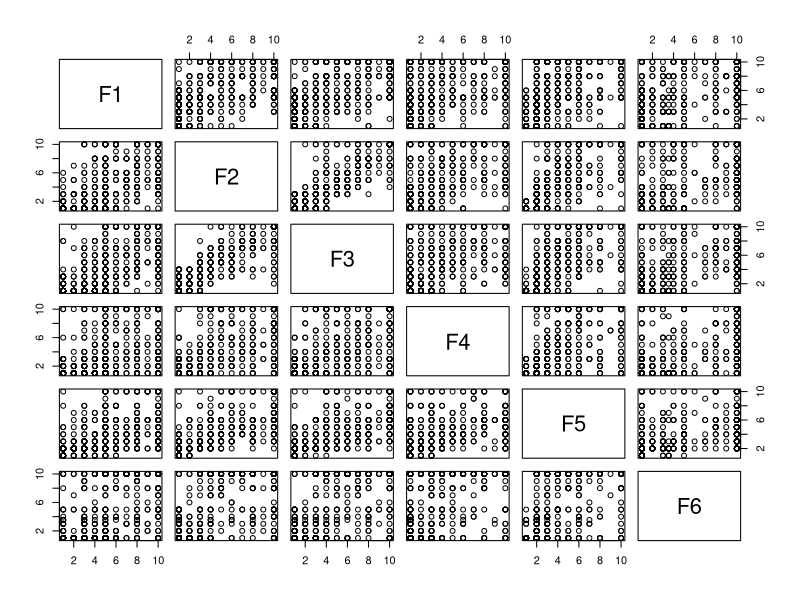
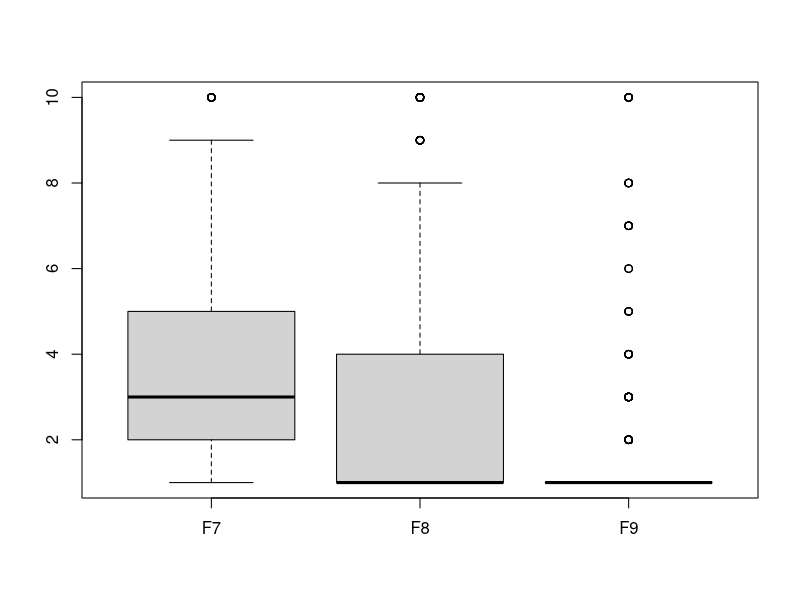

Source code (R) for these figures, in order:
# Course: CS 513B 
# First Name: Daniel
# Last Name: Kadyrov
# ID: 10455680
# Purpose: Homework #2

# Clear 
rm(list=ls())

# Load the “breast-cancer-wisconsin.data.csv” from canvas into R
data <- read.csv("breast-cancer-wisconsin.data.csv", header=TRUE, na.strings="?")

# I. Summarizing each column (e.g. min, max, mean )
summarization <- summary(data)
print(summarization)

# II.	Identifying missing values
which(is.na(data))
sum(is.na(data))

# III. Replacing the missing values with the “mean” of the column.
for (i in 1:ncol(data)) {
  data[is.na(data[,i]), i] <- mean(data[,i], na.rm=TRUE)
}

# Checking that the missing values were replaced
sum(is.na(data))

# IV.	Displaying the frequency table of “Class” vs. F6
class_f6 <- table(data$Class, data$F6)
print(class_f6)

# V.	Displaying the scatter plot of F1 to F6, one pair at a time
pairs(data[2:7])

# VI.	Show histogram box plot for columns F7 to F9
boxplot(data[8:10])

# Delete all the objects from your R- environment 
rm(list=ls())

# Reload the “breast-cancer-wisconsin.data.csv” from canvas into R
data <- read.csv("breast-cancer-wisconsin.data.csv", header=TRUE, na.strings="?")

# Remove any row with a missing value in any of the columns.
nrow(data)
data <- na.omit(data)

#Checking that the rows were removed
nrow(data)
